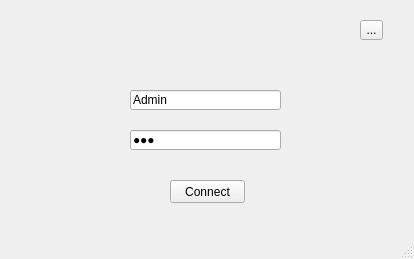
<?xml version="1.0" encoding="UTF-8"?>
<ui version="4.0">
 <class>MainWindow</class>
 <widget class="QMainWindow" name="MainWindow">
  <property name="geometry">
   <rect>
    <x>0</x>
    <y>0</y>
    <width>414</width>
    <height>259</height>
   </rect>
  </property>
  <property name="windowTitle">
   <string>MainWindow</string>
  </property>
  <widget class="QWidget" name="centralwidget">
   <widget class="QLineEdit" name="lineLoginEdit">
    <property name="geometry">
     <rect>
      <x>130</x>
      <y>90</y>
      <width>151</width>
      <height>20</height>
     </rect>
    </property>
    <property name="text">
     <string>Admin</string>
    </property>
   </widget>
   <widget class="QLineEdit" name="linePassEdit">
    <property name="geometry">
     <rect>
      <x>130</x>
      <y>130</y>
      <width>151</width>
      <height>20</height>
     </rect>
    </property>
    <property name="text">
     <string>123</string>
    </property>
    <property name="echoMode">
     <enum>QLineEdit::Password</enum>
    </property>
   </widget>
   <widget class="QToolButton" name="toolButton">
    <property name="geometry">
     <rect>
      <x>360</x>
      <y>20</y>
      <width>23</width>
      <height>20</height>
     </rect>
    </property>
    <property name="text">
     <string>...</string>
    </property>
   </widget>
   <widget class="QPushButton" name="pushButton">
    <property name="geometry">
     <rect>
      <x>170</x>
      <y>180</y>
      <width>75</width>
      <height>23</height>
     </rect>
    </property>
    <property name="text">
     <string>Connect</string>
    </property>
   </widget>
  </widget>
  <widget class="QStatusBar" name="statusbar">
   <property name="enabled">
    <bool>true</bool>
   </property>
  </widget>
 </widget>
 <resources/>
 <connections/>
</ui>
